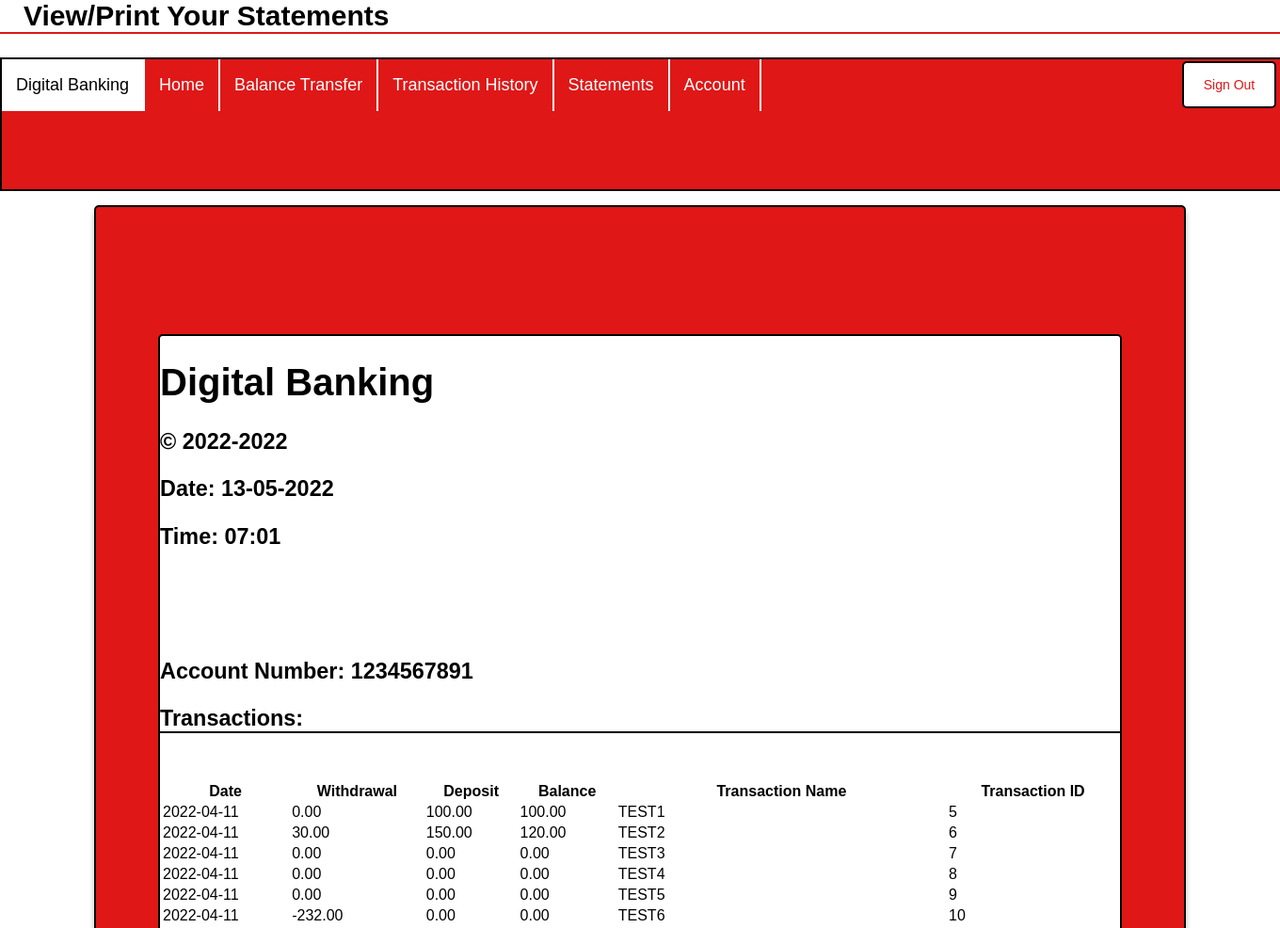
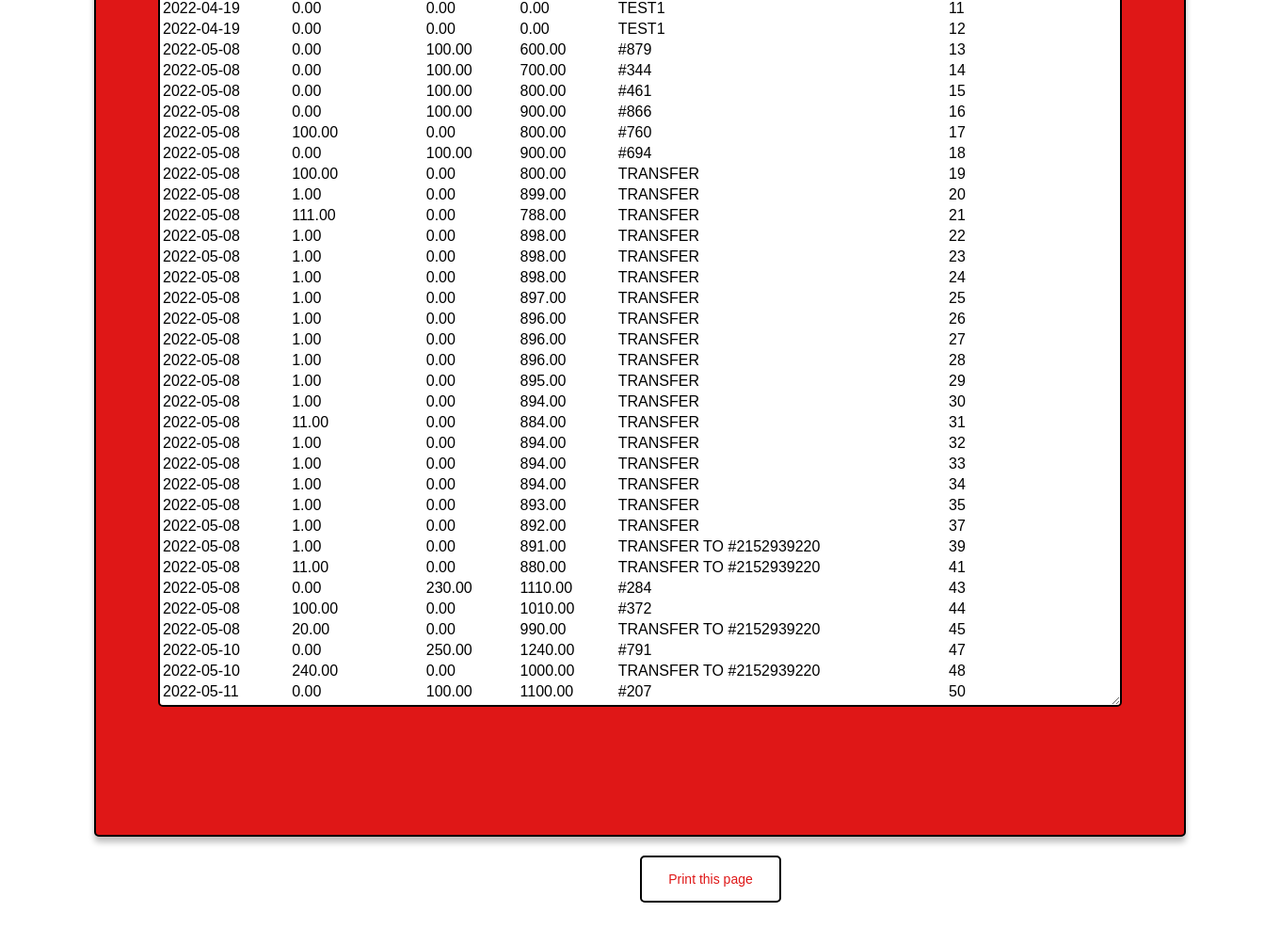
/415-Online-Banking/pages/customerStatements.php (signed in), run on the app's committed database (2 pictures, top to bottom).
### tables this page shows
CREATE TABLE `transaction_table` (
  `accNum` varchar(10) NOT NULL,
  `date` date NOT NULL,
  `withdrawl` decimal(10,2) NOT NULL,
  `deposit` decimal(10,2) NOT NULL,
  `balance` decimal(10,2) NOT NULL,
  `transaction_name` varchar(50) NOT NULL,
  `transaction_id` int(11) NOT NULL
);

### 415-Online-Banking/pages/customerStatements.php (the view, shortened to what this page needs)
<?php
include('../database/dbConnectUser.php');
?>
<html>
  <head>
	</head>
	<body>
		<h2 style= "border-bottom: 2px solid rgb(223,23,23); font-size: 30px; font-family: sans-serif; padding-left: 25px; color: black;"> View/Print Your Statements </h2>
		<div class = "navBar">
			<a style = "font-size: 18px; color: black; background: white; overflow: auto; ">Digital Banking</a>
			<a id= "link" href = "customerHomePage.php">Home</a>
			<a id= "link" href = "customerBalanceTransfer.php">Balance Transfer</a>
			<a id= "link" href = "customerTransactions.php">Transaction History</a>
			<a id= "link" href = "customerStatements.php">Statements</a>
			<a id= "link" href = "customerAccount.php"> Account</a>
			<form id = "signoutForm" method = "post">
			    <input id = "signout" name = "signout" value = "Sign Out" type = "submit"/>
            </form>
		</div>
		<div id = "content">
    		<div id ="statements">
    			<p><h1><b>Digital Banking</b></h1>
    			<b></b><h3>© 2022-<?php echo date("Y");?></h3></b>
    			<b><h3>Date: <?php echo date("d-m-Y");?></h3></b>
    			<b><h3>Time: <?php date_default_timezone_set("America/New_York"); echo date("h:i");?> </h3></b>
    			</p>
    			<br><br><br>
    		    <?php
    		    $accNum =  $_SESSION['accNum'];
    		    echo "</b><h3>Account Number: " . $accNum ."<br><p style = 'border-bottom: 2px solid black; width: 100%;'>Transactions:</u><h3><br>";
                echo "<table style = 'border: none; width: 100%;'>";
    		    echo "<tr><th>Date</th> <th>Withdrawal</th> <th>Deposit</th> <th>Balance</th> <th>Transaction Name</th> <th>Transaction ID</th></tr>";
                $query = "SELECT date, withdrawl, deposit, balance, transaction_name, transaction_id FROM transaction_table WHERE accNum = '$accNum'";
                $result = mysqli_query($dbConnect, $query);
                if ($result->num_rows > 0){
    		    while ($row = mysqli_fetch_assoc($result)){
    		        echo "<tr><td>" . $row['date'] . "</td><td>" . $row['withdrawl'] . "</td><td>" . $row['deposit'] . "</td><td>" . $row['balance'] . "</td><td>" . $row['transaction_name']  . "</td><td>" . $row['transaction_id'] . "</td></tr>";
    		        }
                }
                echo "</table>"
    		    ?>
    		</div>
		</div>
		<button onclick="printStatement('statements')">Print this page</button>
	</body>
</html>

### 415-Online-Banking/pages/customerStatements.php (style rules this page uses)
body { font-family: Arial, Helvetica, sans-serif; margin: 0; }
.navBar { background: rgb(223,23,23); border: 2px solid black; margin-top: 5px; height: 5vh; width: 100vw; margin-bottom: 15px; overflow: auto; overflow-x: hidden; overflow-y: hidden; }
.navBar a { float: left; text-decoration: none; text-align: center; color: white; font-size: 5vh; padding: 17px 15px; font-size: 18px; border-right: 2px solid white; }
#content { margin: 0 auto; left: 50%; background: rgb(223,23,23); border-radius: 20px; height: 60vh; width: 85vw; box-shadow: 0px 6px 6px rgba(0, 0, 0, 0.25); font-family: sans-serif; font-size: 20px; color: white; display: flex; justify-content: center; align-items: center; border: 2px solid black; border-radius: 5px; }
#statements { background: white; color: black; height: 50vh; width: 75vw; margin: 0 auto; resize: both; overflow: scroll; border: 2px solid black; border-radius: 5px; }
button { height: 50px; width: 150px; border-radius: 5px; background: white; color: rgb(223,23,23); font-size: 14px; border: 2px solid black; margin-left: 50%; margin-right: 50%; margin-top: 20px; }
#signout { height: 50px; width: 100px; border-radius: 5px; background: white; color: rgb(223,23,23); font-size: 14px; border: 2px solid black; }
#signoutForm { float: right; margin-right: 4px; padding: 2px; }

### data on the page
transaction_table: date "2022-04-11", withdrawl "0.00", deposit "100.00", balance "100.00", transaction_name "TEST1", transaction_id "5"
transaction_table: date "2022-04-11", withdrawl "30.00", deposit "150.00", balance "120.00", transaction_name "TEST2", transaction_id "6"
transaction_table: date "2022-04-11", withdrawl "0.00", deposit "0.00", balance "0.00", transaction_name "TEST3", transaction_id "7"
transaction_table: date "2022-04-11", withdrawl "0.00", deposit "0.00", balance "0.00", transaction_name "TEST4", transaction_id "8"
transaction_table: date "2022-04-11", withdrawl "0.00", deposit "0.00", balance "0.00", transaction_name "TEST5", transaction_id "9"
transaction_table: date "2022-04-11", withdrawl "-232.00", deposit "0.00", balance "0.00", transaction_name "TEST6", transaction_id "10"
transaction_table: date "2022-04-19", withdrawl "0.00", deposit "0.00", balance "0.00", transaction_name "TEST1", transaction_id "11"
transaction_table: date "2022-04-19", withdrawl "0.00", deposit "0.00", balance "0.00", transaction_name "TEST1", transaction_id "12"
transaction_table: date "2022-05-08", withdrawl "0.00", deposit "100.00", balance "600.00", transaction_name "#879", transaction_id "13"
transaction_table: date "2022-05-08", withdrawl "0.00", deposit "100.00", balance "700.00", transaction_name "#344", transaction_id "14"
transaction_table: date "2022-05-08", withdrawl "0.00", deposit "100.00", balance "800.00", transaction_name "#461", transaction_id "15"
transaction_table: date "2022-05-08", withdrawl "0.00", deposit "100.00", balance "900.00", transaction_name "#866", transaction_id "16"
transaction_table: date "2022-05-08", withdrawl "100.00", deposit "0.00", balance "800.00", transaction_name "#760", transaction_id "17"
transaction_table: date "2022-05-08", withdrawl "0.00", deposit "100.00", balance "900.00", transaction_name "#694", transaction_id "18"
transaction_table: date "2022-05-08", withdrawl "100.00", deposit "0.00", balance "800.00", transaction_name "TRANSFER", transaction_id "19"
transaction_table: date "2022-05-08", withdrawl "1.00", deposit "0.00", balance "899.00", transaction_name "TRANSFER", transaction_id "20"
transaction_table: date "2022-05-08", withdrawl "111.00", deposit "0.00", balance "788.00", transaction_name "TRANSFER", transaction_id "21"
transaction_table: date "2022-05-08", withdrawl "1.00", deposit "0.00", balance "898.00", transaction_name "TRANSFER", transaction_id "22"
transaction_table: date "2022-05-08", withdrawl "1.00", deposit "0.00", balance "898.00", transaction_name "TRANSFER", transaction_id "23"
transaction_table: date "2022-05-08", withdrawl "1.00", deposit "0.00", balance "898.00", transaction_name "TRANSFER", transaction_id "24"
transaction_table: date "2022-05-08", withdrawl "1.00", deposit "0.00", balance "897.00", transaction_name "TRANSFER", transaction_id "25"
transaction_table: date "2022-05-08", withdrawl "1.00", deposit "0.00", balance "896.00", transaction_name "TRANSFER", transaction_id "26"
transaction_table: date "2022-05-08", withdrawl "1.00", deposit "0.00", balance "896.00", transaction_name "TRANSFER", transaction_id "27"
transaction_table: date "2022-05-08", withdrawl "1.00", deposit "0.00", balance "896.00", transaction_name "TRANSFER", transaction_id "28"
transaction_table: date "2022-05-08", withdrawl "1.00", deposit "0.00", balance "895.00", transaction_name "TRANSFER", transaction_id "29"
transaction_table: date "2022-05-08", withdrawl "1.00", deposit "0.00", balance "894.00", transaction_name "TRANSFER", transaction_id "30"
transaction_table: date "2022-05-08", withdrawl "11.00", deposit "0.00", balance "884.00", transaction_name "TRANSFER", transaction_id "31"
transaction_table: date "2022-05-08", withdrawl "1.00", deposit "0.00", balance "894.00", transaction_name "TRANSFER", transaction_id "32"
transaction_table: date "2022-05-08", withdrawl "1.00", deposit "0.00", balance "894.00", transaction_name "TRANSFER", transaction_id "33"
transaction_table: date "2022-05-08", withdrawl "1.00", deposit "0.00", balance "894.00", transaction_name "TRANSFER", transaction_id "34"
transaction_table: date "2022-05-08", withdrawl "1.00", deposit "0.00", balance "893.00", transaction_name "TRANSFER", transaction_id "35"
transaction_table: date "2022-05-08", withdrawl "1.00", deposit "0.00", balance "892.00", transaction_name "TRANSFER", transaction_id "37"
transaction_table: date "2022-05-08", withdrawl "1.00", deposit "0.00", balance "891.00", transaction_name "TRANSFER TO #2152939220", transaction_id "39"
transaction_table: date "2022-05-08", withdrawl "11.00", deposit "0.00", balance "880.00", transaction_name "TRANSFER TO #2152939220", transaction_id "41"
transaction_table: date "2022-05-08", withdrawl "0.00", deposit "230.00", balance "1110.00", transaction_name "#284", transaction_id "43"
transaction_table: date "2022-05-08", withdrawl "100.00", deposit "0.00", balance "1010.00", transaction_name "#372", transaction_id "44"
transaction_table: date "2022-05-08", withdrawl "20.00", deposit "0.00", balance "990.00", transaction_name "TRANSFER TO #2152939220", transaction_id "45"
transaction_table: date "2022-05-10", withdrawl "0.00", deposit "250.00", balance "1240.00", transaction_name "#791", transaction_id "47"
transaction_table: date "2022-05-10", withdrawl "240.00", deposit "0.00", balance "1000.00", transaction_name "TRANSFER TO #2152939220", transaction_id "48"
transaction_table: date "2022-05-11", withdrawl "0.00", deposit "100.00", balance "1100.00", transaction_name "#207", transaction_id "50"

### other printed values
$accNum "1234567891"
